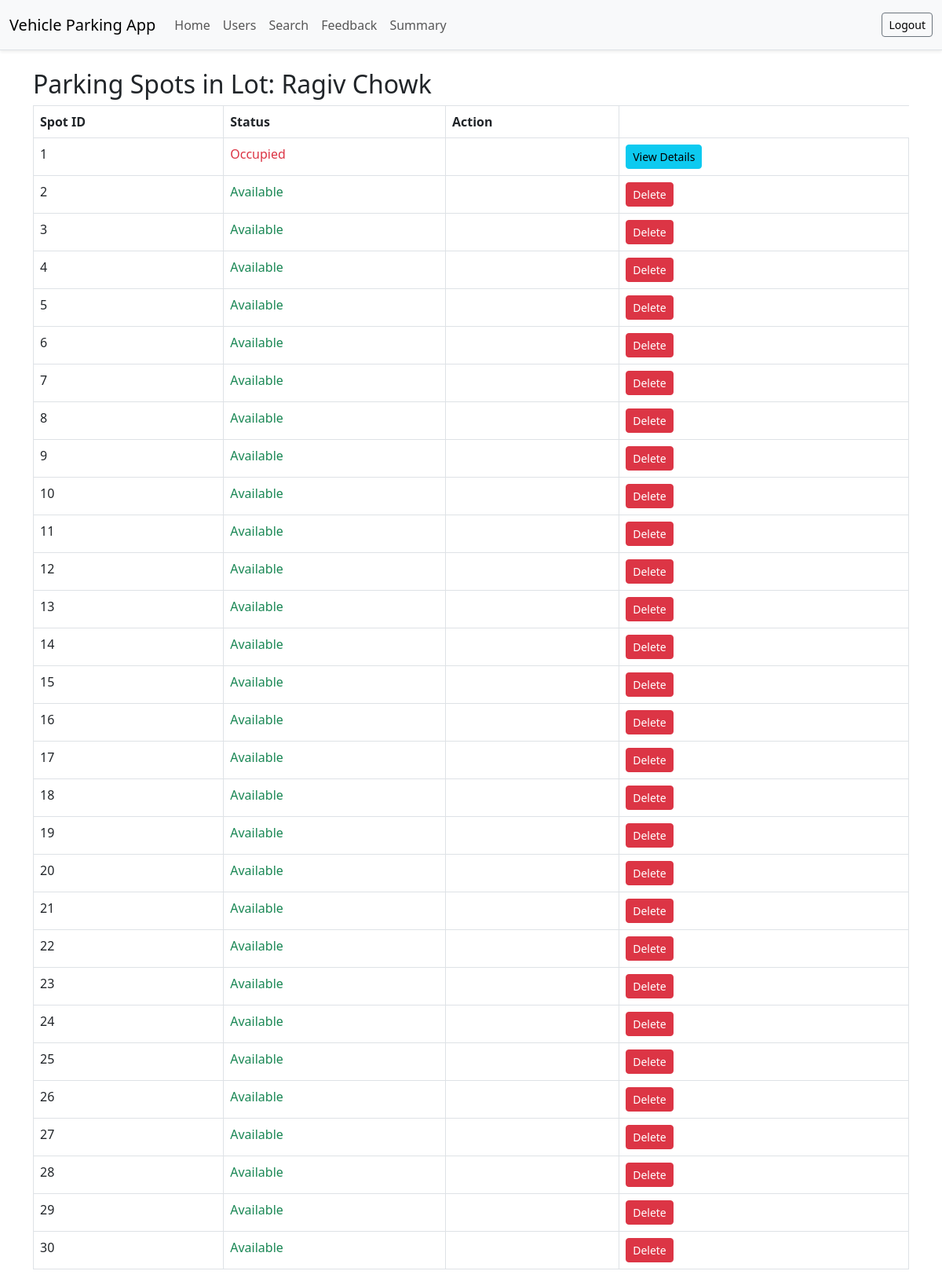
The page /admin/lot/1/spots (signed in) on the database as committed earlier.
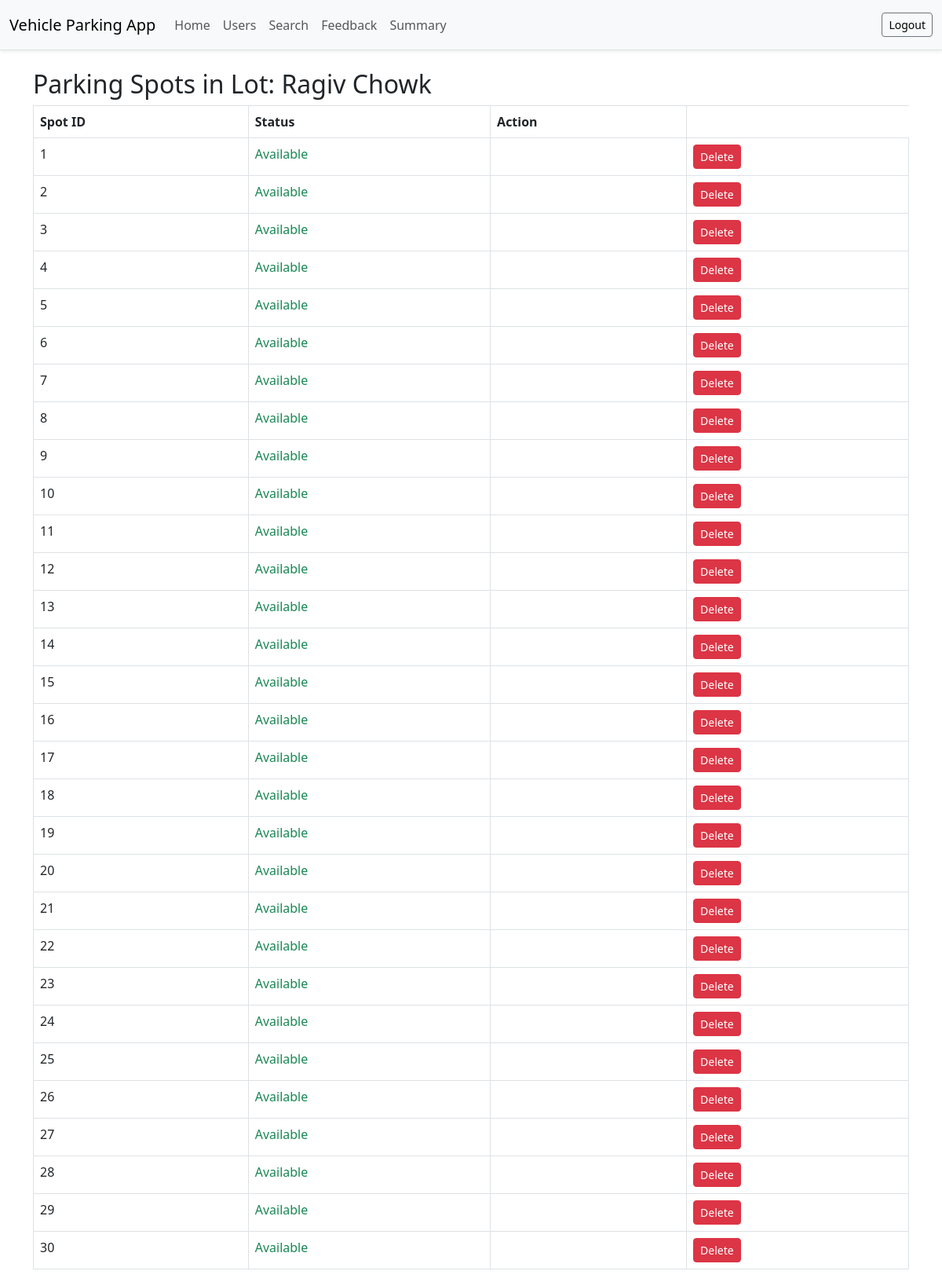
The same page on the database as committed later.
### models.py (models this page shows)
class ParkingSpot(db.Model):
    id = db.Column(db.Integer, primary_key=True)
    lot_id = db.Column(db.Integer, db.ForeignKey('parking_lot.id'), nullable=False)
    status = db.Column(db.String(1), nullable=False, default='A')  # A = Available, O = Occupied
    reservations = db.relationship('Reservation', backref='spot', lazy="dynamic")

### app.py (the view)
@app.route('/admin/lot/<int:lot_id>/spots')
def view_lot_spots(lot_id):
    if session.get('role') not in ['admin', 'collaborator']:
        return redirect(url_for('login'))
    lot = ParkingLot.query.get_or_404(lot_id)
    return render_template('admin_lot_spots.html', lot=lot)

### templates/admin_lot_spots.html
{% extends "base.html" %}
{% block content %}
<h2>Parking Spots in Lot: {{ lot.name }}</h2>
<table class="table table-bordered">
    <thead>
        <tr>
            <th>Spot ID</th>
            <th>Status</th>
            <th>Action</th>
        </tr>
    </thead>
    <tbody>
        {% for spot in lot.spots %}
        <tr>
            <td>{{ spot.id }}</td>
            <td>
                {% if spot.status == 'A' %}
                    <span class="text-success">Available</span>
                {% else %}
                    <span class="text-danger">Occupied</span>
                {% endif %}
            </td>
            <td>
                <td>
                    {% if spot.status == 'A' %}
                        {% if session['role'] == 'admin' %}
                            <a href="{{ url_for('delete_spot', spot_id=spot.id) }}" class="btn btn-danger btn-sm">Delete</a>
                        {% endif %}
                    {% else %}
                        <a href="{{ url_for('spot_details', spot_id=spot.id) }}" class="btn btn-info btn-sm">View Details</a>
                    {% endif %}
                </td>
            </td>
        </tr>
        {% endfor %}
    </tbody>
</table>
{% endblock %}

Rows that differ between the two databases and show on the page:
changed ParkingSpot id 1: status "Occupied View Details" → "Available Delete"
